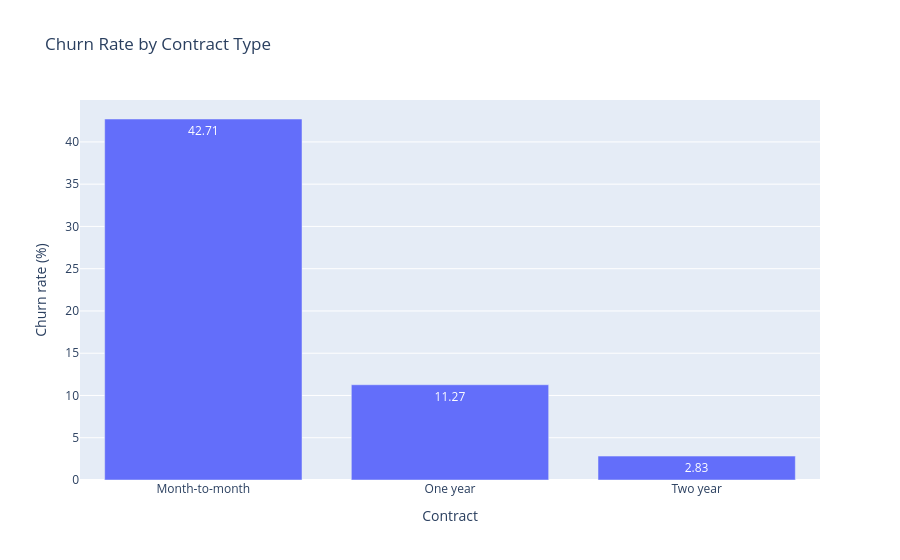

This figure's notebook cell:
### Markdown cell above
### Visualization Interpretation - Churn Distribution

Observation: **26.54%** of customers churned.

Business interpretation: churn is a major enough population to justify retention investment.

Engineering implication: the target is imbalanced but not extremely rare, so PR-AUC, recall, F1, and cost-aware thresholds matter.

Takeaway: accuracy alone would be misleading because always predicting "No churn" already performs strongly on accuracy.

### Code cell
contract_churn = (
    df.groupby("Contract")
      .agg(Customers=("customerID", "count"), ChurnRate=("ChurnBinary", "mean"))
      .reset_index()
      .sort_values("ChurnRate", ascending=False)
)
fig = px.bar(contract_churn, x="Contract", y="ChurnRate", text="ChurnRate", title="Churn Rate by Contract Type")
fig.show()

### Figure 1 — Plotly figure (JSON) as saved in the notebook; plotly's stock layout.template omitted (floating-point values rounded to 4 significant figures)
{"data": [{"hovertemplate": "Contract=%{x}<br>ChurnRatePct=%{text}<extra></extra>", "legendgroup": "", "marker": {"color": "#636efa", "pattern": {"shape": ""}}, "name": "", "orientation": "v", "showlegend": false, "text": [42.71, 11.27, 2.83], "textposition": "auto", "type": "bar", "x": ["Month-to-month", "One year", "Two year"], "xaxis": "x", "y": [42.71, 11.27, 2.83], "yaxis": "y"}], "layout": {"barmode": "relative", "legend": {"tracegroupgap": 0}, "title": {"text": "Churn Rate by Contract Type"}, "xaxis": {"anchor": "y", "categoryarray": ["Month-to-month", "One year", "Two year"], "categoryorder": "array", "domain": [0, 1], "title": {"text": "Contract"}}, "yaxis": {"anchor": "x", "domain": [0, 1], "title": {"text": "Churn rate (%)"}}}}
